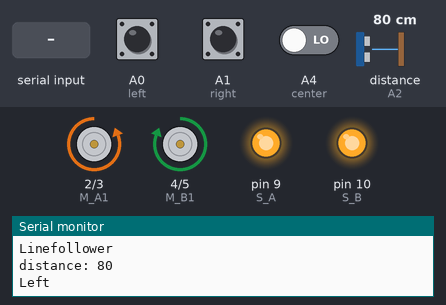
A sketch run on a simulated Arduino Uno, built with avr-gcc and run on an emulated ATmega328P. Parts: motor-driver pin pairs drawn as motors (green arrow = first pin HIGH = forward, orange = second pin HIGH = backward, longer = more drive), output pins drawn as LEDs (lit = HIGH), the last lines printed to the serial monitor. Wiring (inferred from the names in the program): ultrasonic range finder: trigger A3; echo A2. The test bench sets the inputs (shaded band); at power-on: A0 (left) HIGH, distance to the obstacle (sensor on A2) 80 cm, A1 (right) LOW, A4 (center) LOW. The echo pulse lasts 58.3 µs per cm; pins used as bus, display or sensor lines are not drawn.

Above: at 1.5 s.
1.6 s: A0 (left) pulled LOW for 0.15 s
At 1.73 s:
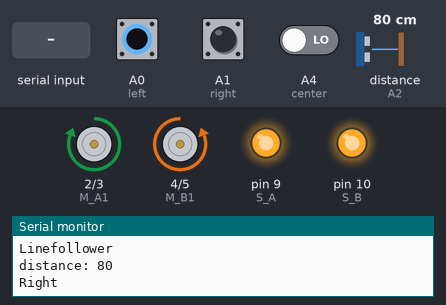
3.2 s: "1\n" received over the second serial link
At 3.6 s:
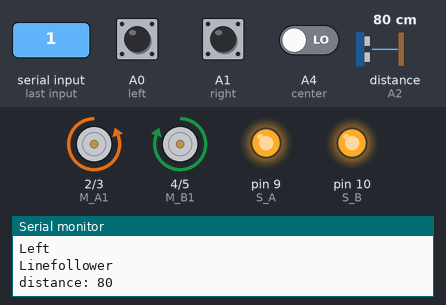
11.8 s: distance to the obstacle (sensor on A2) set to 35 cm
13.3 s: distance to the obstacle (sensor on A2) set to 30 cm
At 13.7 s:
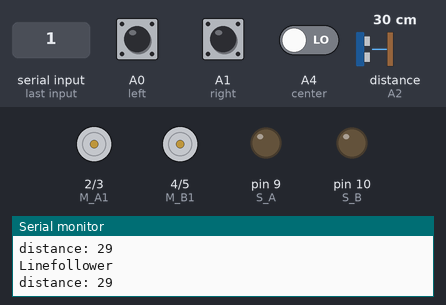
Timing chart, 0 to 16.3 s (numbered marks = the images above; inputs shaded):
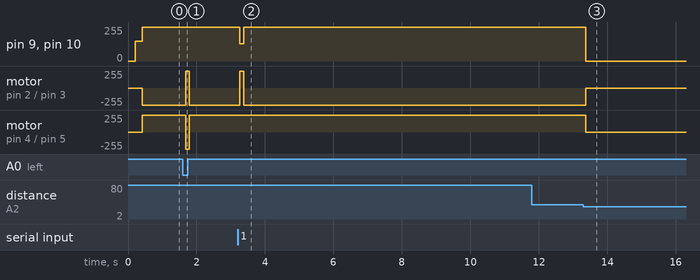

Measured:
- the behaviour switches between 32 and 31 cm on distance to the obstacle (sensor on A2) (found by bisection; images 2 and 3)
- after the input at 1.6 s, motor on pin 2 (M_A1) / pin 3 (M_A2): backward 255/255 → forward 255/255 after 0.09 s, → backward 255/255 0.11 s later; motor on pin 4 (M_B1) / pin 5 (M_B2): forward 255/255 → backward 255/255 after 0.09 s, → forward 255/255 0.11 s later
- after the input at 3.2 s, pin 9 (S_A), pin 10 (S_B): 255/255 → 130/255 after 0.07 s, → 255/255 0.11 s later; motor on pin 2 (M_A1) / pin 3 (M_A2): backward 255/255 → forward 255/255 after 0.07 s, → backward 255/255 0.11 s later
- after the input at 13.3 s, pin 9 (S_A), pin 10 (S_B): 255/255 → 0/255 after 0.08 s; motor on pin 2 (M_A1) / pin 3 (M_A2): backward 255/255 → stopped after 0.08 s; motor on pin 4 (M_B1) / pin 5 (M_B2): forward 255/255 → stopped after 0.08 s

The sketch:

F2_new_arduino.ino
```cpp
#include <SoftwareSerial.h>
SoftwareSerial nodemcu(0,1);

#include<NewPing.h>

long int data1;
int firstVal, secondVal, thirdVal, fourthVal, fifthVal, Switch;

String myString; // complete message from arduino, which consistors of snesors data
char rdata; // received charactors
String cdata; // complete data

#define left A0
#define center A4
#define right A1
#define echo A2
#define trig A3

int M_A1=2;
int M_A2=3;
int M_B1=4;
int M_B2=5;
int S_A=9;
int S_B=10;

long distance;
long duration;
int set = 30;

void setup(){
  Serial.begin(9600);
  nodemcu.begin(9600);

  pinMode(left,INPUT);
  pinMode(center,INPUT);
  pinMode(right,INPUT);
  pinMode(trig,OUTPUT);
  pinMode(echo,INPUT);


  pinMode(M_B1,OUTPUT);
  pinMode(M_B2, OUTPUT);
  pinMode(M_A1, OUTPUT);
  pinMode(M_A2, OUTPUT);
  pinMode(S_B, OUTPUT);
  pinMode(S_A, OUTPUT);

  Serial.print("distance: ");
  Serial.print(distance);
  Serial.println();
  distance=data();
  delay(100);
  distance=data();
  delay(100);
  distance=100;

  analogWrite(S_A, 150);
  analogWrite(S_B, 150);
  delay(100);
}

void loop(){
  if(nodemcu.available() == 0 ){
    delay(100); // 100 milli seconds
//    Serial.println("1");
//          Serial.println("");
//    Driver();
  }

  if ( nodemcu.available() > 0 ){
    rdata = nodemcu.read();
    myString = myString+ rdata;

    if( rdata == '\n'){
      Serial.println(myString);
      String l = getValue(myString, ',', 0);
      String m = getValue(myString, ',', 1);
      String n = getValue(myString, ',', 2);
      String o = getValue(myString, ',', 3);
      String p = getValue(myString, ',', 4);
      String q = getValue(myString, ',', 5);

      firstVal = l.toInt(); // forward
      secondVal = m.toInt(); // reverse
      thirdVal = n.toInt(); // left
      fourthVal = o.toInt(); // right
      fifthVal = p.toInt(); // stop
      Switch = q.toInt();// line follower

      myString = "";
      distance=data();
      if ( fifthVal == 1 || distance < set){ // stop
          Serial.println("Rest");
          Serial.println("");

          Stop();
      }else if(Switch == 0){
         if ( firstVal == 1 ){// forward
           Serial.println("Forward");
           Serial.println("");

           Forward();
         }else if ( secondVal == 1 ){ // reverse direction
           Serial.println("Backward");
           Serial.println("");

           Backward();
         }else if ( thirdVal == 1 ){// Right
           Serial.println("Left");
           Serial.println("");

           Left();
         } else if ( fourthVal == 1 ){// left
           Serial.println("Right");
           Serial.println("");

           Right();
         }
      }else{

          Serial.println("Linefollower");
        Serial.println("");

        Driver();
      }
    }
  }else{

      Serial.println("Linefollower");
      Serial.println("");
      Driver();
  }
}

String getValue(String data1, char separator, int index){
    int found = 0;
    int strIndex[] = { 0, -1 };
    int maxIndex = data1.length() - 1;

    for (int i = 0; i <= maxIndex && found <= index; i++) {
        if (data1.charAt(i) == separator || i == maxIndex) {
            found++;
            strIndex[0] = strIndex[1] + 1;
            strIndex[1] = (i == maxIndex) ? i+1 : i;
        }
    }
    return found > index ? data1.substring(strIndex[0], strIndex[1]) : "";
}

void Driver(){
  distance=data();
  Serial.print("distance: ");
  Serial.print(distance);
  Serial.println();
  if(distance > set){

        if(digitalRead(left)==0 && !digitalRead(center)==0 && digitalRead(right)==0){//line detected by both
          Serial.println("Forward");
          Serial.println("");

          Forward();
  }else if(digitalRead(left)==0 && !digitalRead(center)==0 && !analogRead(right)==0){//line detected by right sensor
          Serial.println("Right");
          Serial.println("");
          Right();
  }else if(digitalRead(left)==0 && digitalRead(center)==0 && !analogRead(right)==0){//line detected by right sensor
          Serial.println("Right");
          Serial.println("");
          Right();
  }else if(!digitalRead(left)==0 && !digitalRead(center)==0 && digitalRead(right)==0){//line detected by left sensor
          Serial.println("Left");
          Serial.println("");
          Left();
  }else if(!digitalRead(left)==0 && digitalRead(center)==0 && digitalRead(right)==0){//line detected by left sensor
          Serial.println("Left");
          Serial.println("");
          Left();
  }else if(!digitalRead(left)==0 && !digitalRead(center)==0 && !digitalRead(right)==0){//line detected by none
          Serial.println("Stop");
          Serial.println("");
          Stop();
  }else if( digitalRead(left)==0 && digitalRead(center)==0 && digitalRead(right)==0){//line detected by none
          Serial.println("Stop");
          Serial.println("");
          Stop();
  }
  }else{
    Stop();
  }
}

long data(){
  digitalWrite(trig, LOW);
   delayMicroseconds(2);
   digitalWrite(trig, HIGH);
   delayMicroseconds(10);
   digitalWrite(trig, LOW);
   pinMode(echo, INPUT);
   duration = pulseIn(echo, HIGH);
  return duration / 29 / 2;
}

void Forward(){
//    motor1.run(FORWARD);
//    motor1.setSpeed(180);
//    motor2.run(FORWARD);
//    motor2.setSpeed(180);
//    motor3.run(FORWARD);
//    motor3.setSpeed(180);
//    motor4.run(FORWARD);
//    motor4.setSpeed(180);
    analogWrite(S_A, 130);
    analogWrite(S_B, 130);
    digitalWrite(M_A1, HIGH);
    digitalWrite(M_A2, LOW);
    digitalWrite(M_B1, HIGH);
    digitalWrite(M_B2, LOW);

}

void Backward(){
//    motor1.run(BACKWARD);
//    motor1.setSpeed(180);
//    motor2.run(BACKWARD);
//    motor2.setSpeed(180);
//    motor3.run(BACKWARD);
//    motor3.setSpeed(180);
//    motor4.run(BACKWARD);
//    motor4.setSpeed(180);
    analogWrite(S_A, 140);
    analogWrite(S_B, 140);
    digitalWrite(M_A1, LOW);
    digitalWrite(M_A2, HIGH);
    digitalWrite(M_B1, LOW);
    digitalWrite(M_B2, HIGH);


}

void Left(){
//    motor1.run(FORWARD);
//    motor1.setSpeed(180);
//    motor2.run(FORWARD);
//    motor2.setSpeed(180);
//    motor3.run(BACKWARD);
//    motor3.setSpeed(180);
//    motor4.run(BACKWARD);
//    motor4.setSpeed(180);
    analogWrite(S_A, 255);
    analogWrite(S_B, 255);
    digitalWrite(M_A1, LOW);
    digitalWrite(M_A2, HIGH);
    digitalWrite(M_B1, HIGH);
    digitalWrite(M_B2, LOW);

}

void Right(){
//    motor1.run(BACKWARD);
//    motor1.setSpeed(180);
//    motor2.run(BACKWARD);
//    motor2.setSpeed(180);
//    motor3.run(FORWARD);
//    motor3.setSpeed(180);
//    motor4.run(FORWARD);
//    motor4.setSpeed(180);
    analogWrite(S_A, 255);
    analogWrite(S_B, 255);
    digitalWrite(M_A1, HIGH);
    digitalWrite(M_A2, LOW);
    digitalWrite(M_B1, LOW);
    digitalWrite(M_B2, HIGH);
}

void Stop(){
//    motor1.run(RELEASE);
//    motor1.setSpeed(0);
//    motor2.run(RELEASE);
//    motor2.setSpeed(0);
//    motor3.run(RELEASE);
//    motor3.setSpeed(0);
//    motor4.run(RELEASE);
//    motor4.setSpeed(0);
    analogWrite(S_A, 0);
    analogWrite(S_B, 0);
    digitalWrite(M_A1, LOW);
    digitalWrite(M_A2, LOW);
    digitalWrite(M_B1, LOW);
    digitalWrite(M_B2, LOW);
}
```
